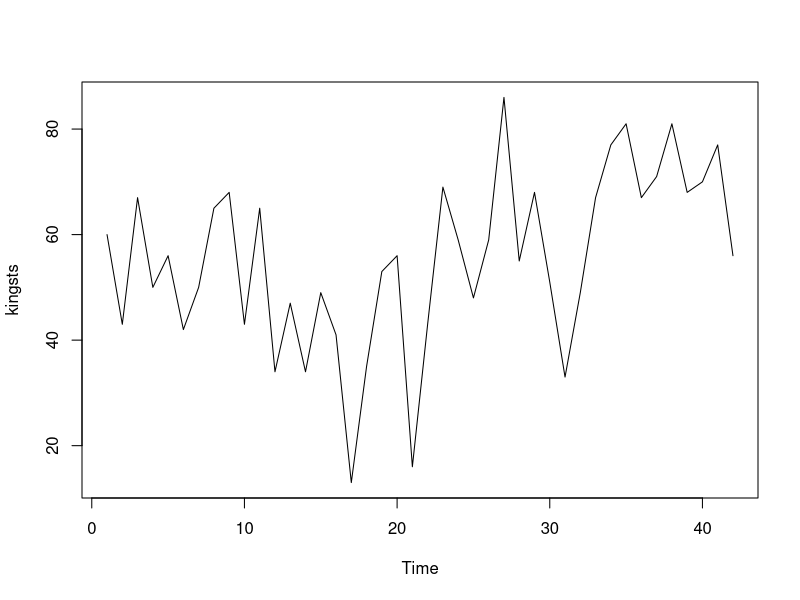
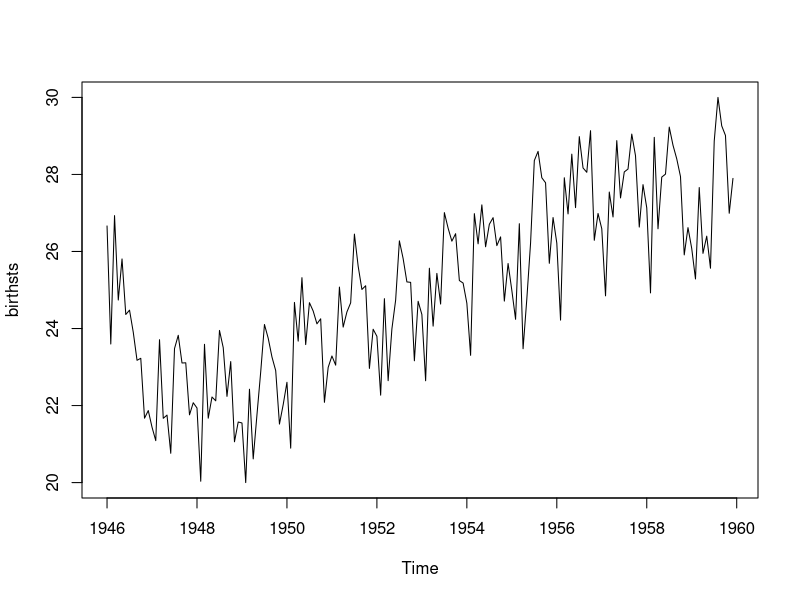
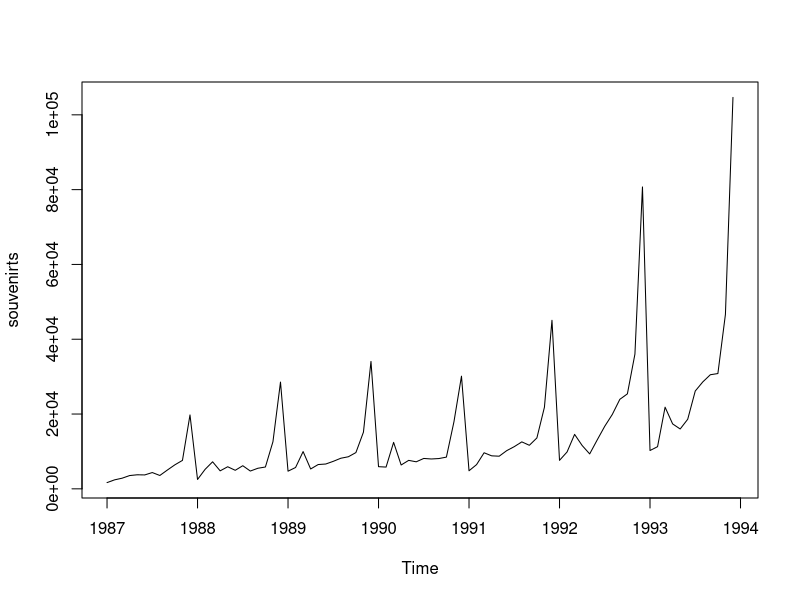
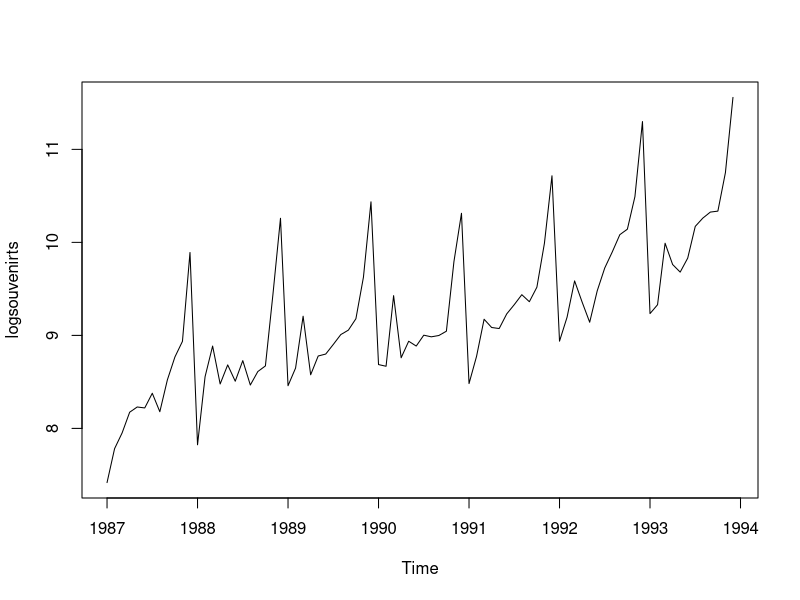
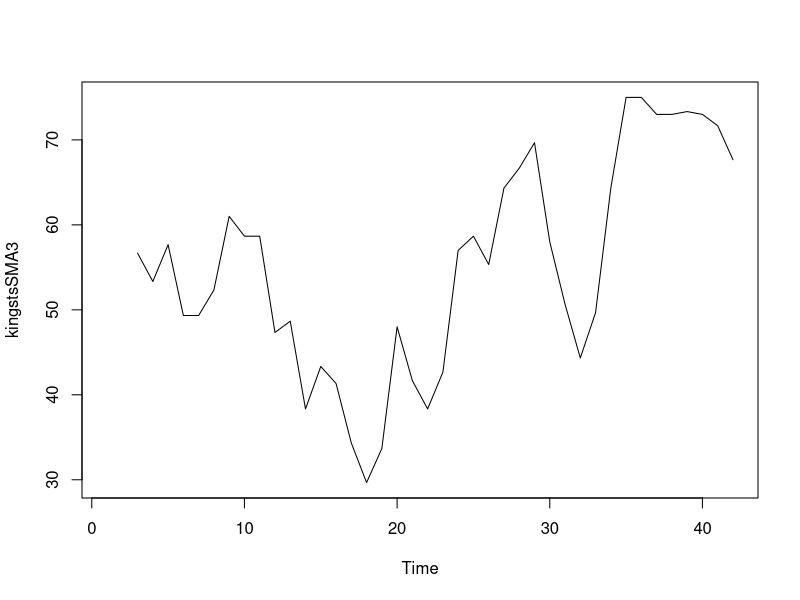
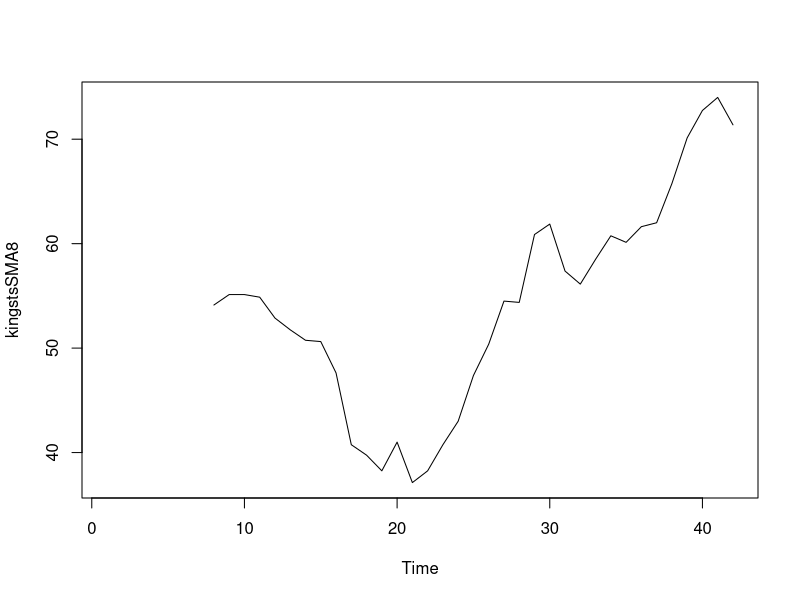
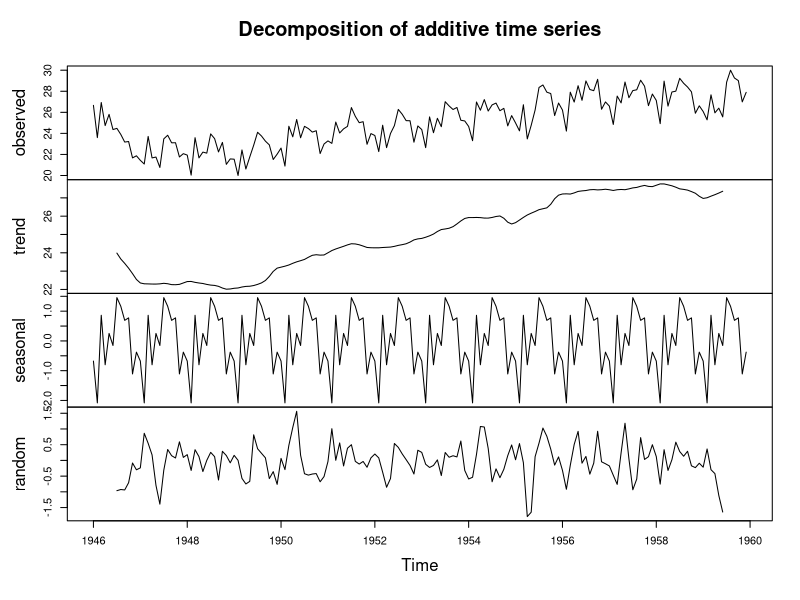
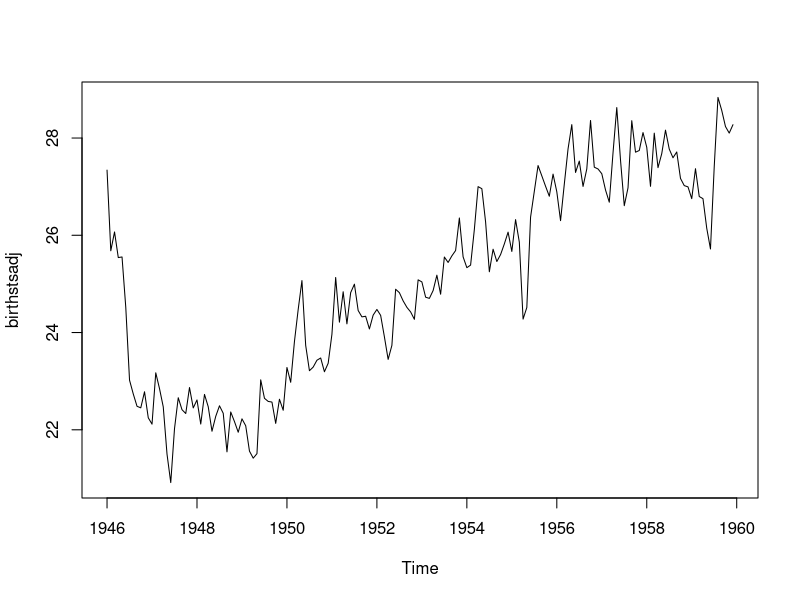

Source code (R) for these figures, in order:
## ---- chunk 1
kings <- read.csv("data/original-kings.csv")$value

## ---- chunk 2
kingsts <- ts(kings)
kingsts
## ---- chunk 3
births <- read.csv("data/original-births.csv")$value
## ---- chunk 4
birthsts<- ts(births, frequency=12, start=c(1946,1))
birthsts
## ---- chunk 5
souvenir <- read.csv("data/original-souvenir.csv")$value
## ---- chunk 6
souvenirts <- ts(souvenir, frequency=12, start=c(1987,1))
souvenirts
## ---- chunk 7
plot.ts(kingsts)
## ---- chunk 8
plot.ts(birthsts)
## ---- chunk 9
plot.ts(souvenirts)
## ---- chunk 10
logsouvenirts <- log(souvenirts)
plot.ts(logsouvenirts)
## ---- chunk 11
library(TTR)
## ---- chunk 12
kingstsSMA3 <- SMA(kingsts,n=3)
plot.ts(kingstsSMA3)
## ---- chunk 13
kingstsSMA8 <- SMA(kingsts,n=8)
plot.ts(kingstsSMA8)
## ---- chunk 14
birthstscomp <- decompose(birthsts)
## ---- chunk 15
plot(birthstscomp)
## ---- chunk 16
birthstscomp<- decompose(birthsts)
## ---- chunk 17
birthstsadj<- birthsts - birthstscomp$seasonal
## ---- chunk 18
plot(birthstsadj)
## ---- chunk 19
rain <- read.csv("data/original-rain.csv")$value
## ---- chunk 20
rainseries <- ts(rain,start=c(1813))
plot.ts(rainseries)
## ---- chunk 21
rainforecast <-HoltWinters(rainseries, beta = FALSE, gamma = FALSE)
rainforecast
## ---- chunk 22
rainforecast$fitted
## ---- chunk 23
plot(rainforecast)
## ---- chunk 24
rainforecast$SSE
## ---- chunk 25
HoltWinters(rainseries, beta = FALSE, gamma = FALSE, l.start = 23.56)
## ---- chunk 26
weather <- read.csv("data/weather.csv")
weather$date <- as.Date(weather$date)
weather <- weather[order(weather$date), ]
expected <- seq(as.Date("2015-01-01"), as.Date("2024-12-01"), by = "month")
stopifnot(!anyDuplicated(weather$date), identical(weather$date, expected),
          all(is.finite(weather$rain_mm)))
rain <- ts(weather$rain_mm, start = c(2015, 1), frequency = 12)
plot(rain, ylab = "Monthly rainfall (mm)", xlab = "Year")
monthplot(rain, ylab = "Monthly rainfall (mm)", xlab = "Month")
## ---- chunk 27
trailing3 <- stats::filter(rain, rep(1 / 3, 3), sides = 1)
plot(rain, col = "grey60", ylab = "Monthly rainfall (mm)")
lines(trailing3, col = "#245A42", lwd = 2)
decomposition <- stl(rain, s.window = "periodic")
plot(decomposition)
## ---- chunk 28
library(forecast)
train <- window(rain, end = c(2022, 12))
test <- window(rain, start = c(2023, 1))
fit <- auto.arima(train, seasonal = TRUE, stepwise = FALSE, approximation = FALSE)
fit
fc <- forecast(fit, h = length(test), level = c(80, 95))
baseline <- snaive(train, h = length(test))
accuracy(fc, test)
accuracy(baseline, test)
plot(fc, xlab = "Year", ylab = "Monthly rainfall (mm)")
lines(test, col = "#B45C21", lwd = 2)
## ---- chunk 29
checkresiduals(fit)
## ---- chunk 30
final_fit <- auto.arima(rain, seasonal = TRUE)
forecast(final_fit, h = 12)
